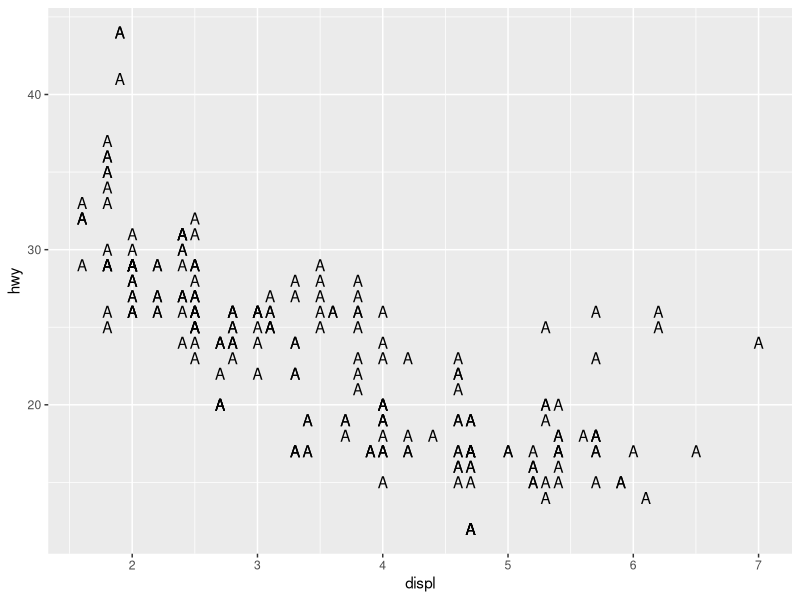
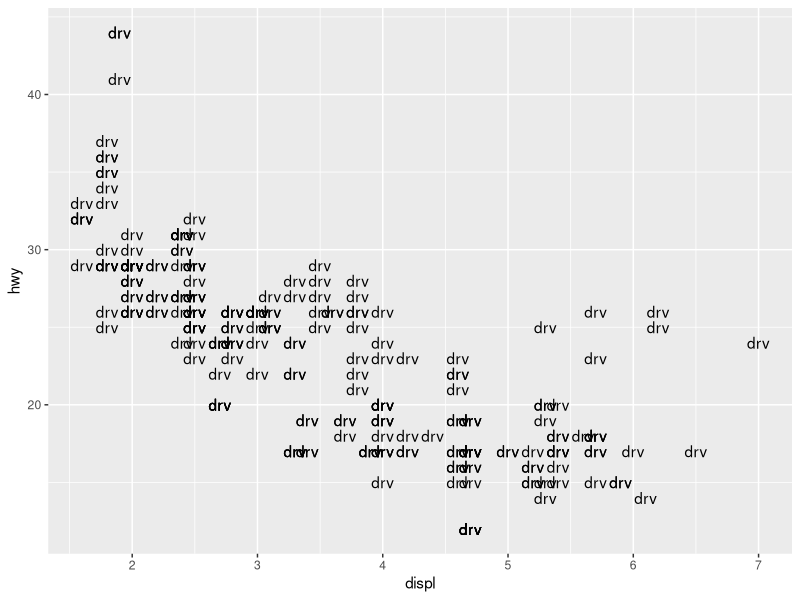
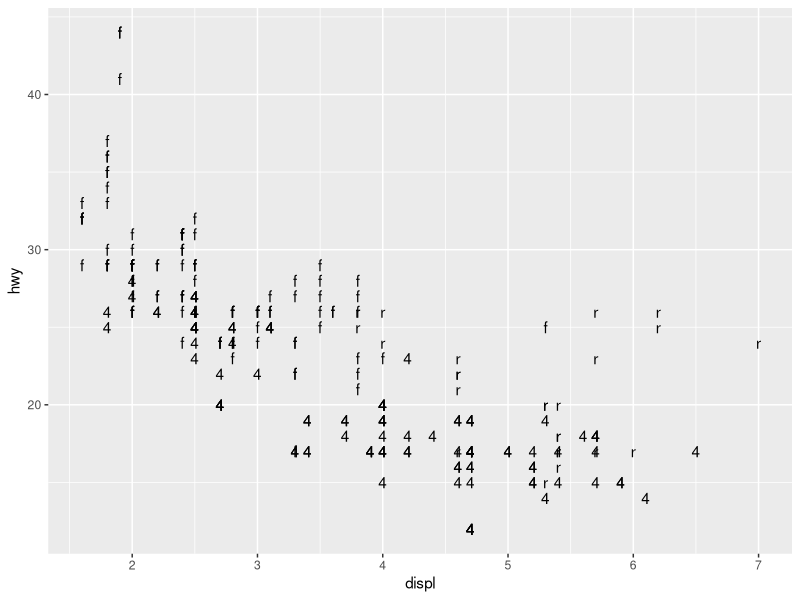
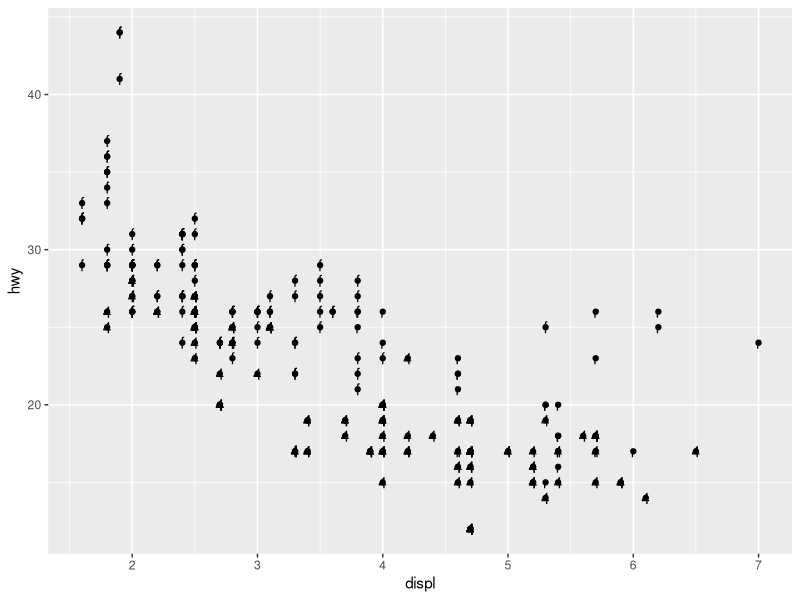
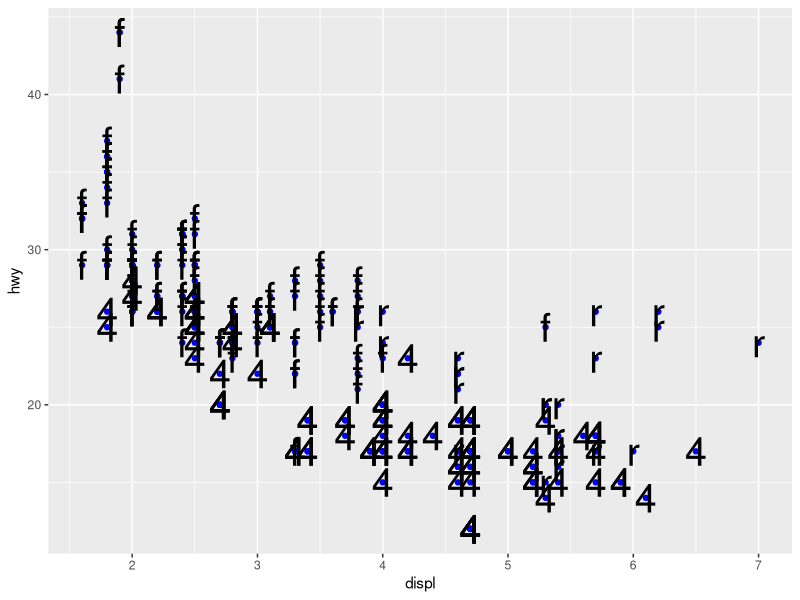
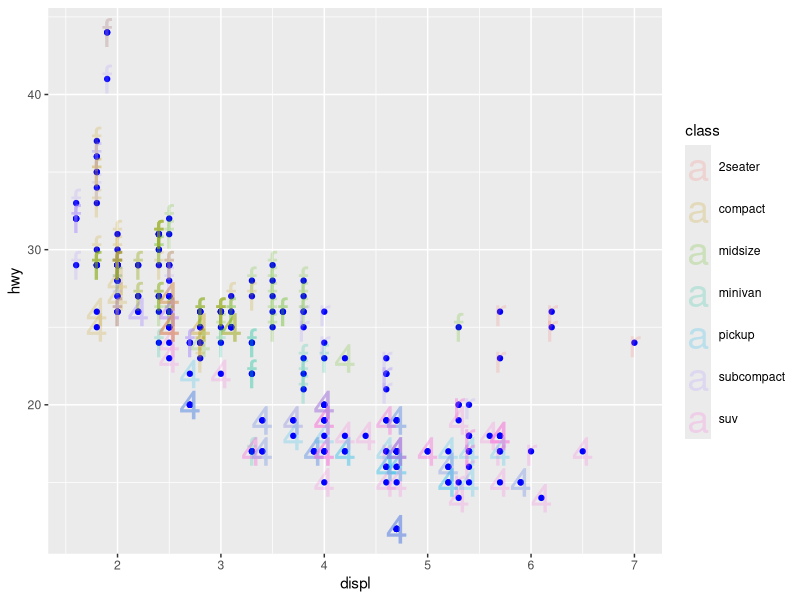
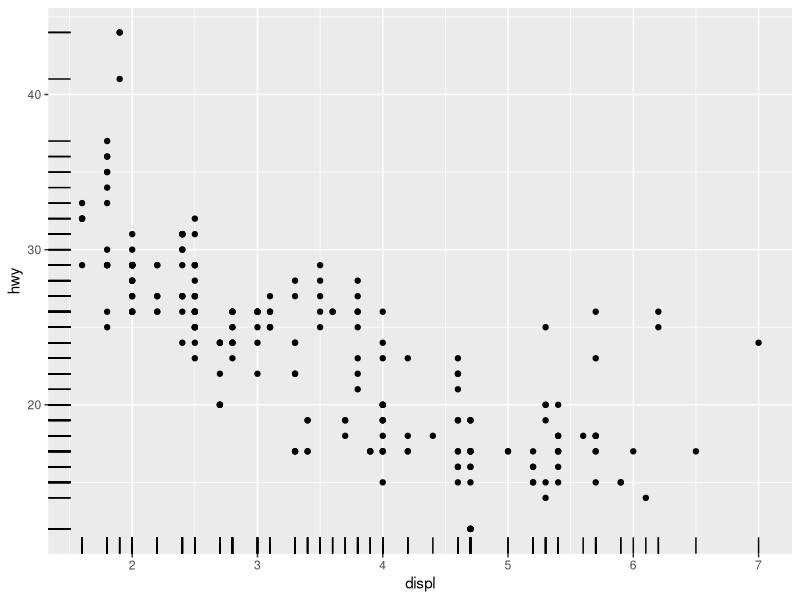
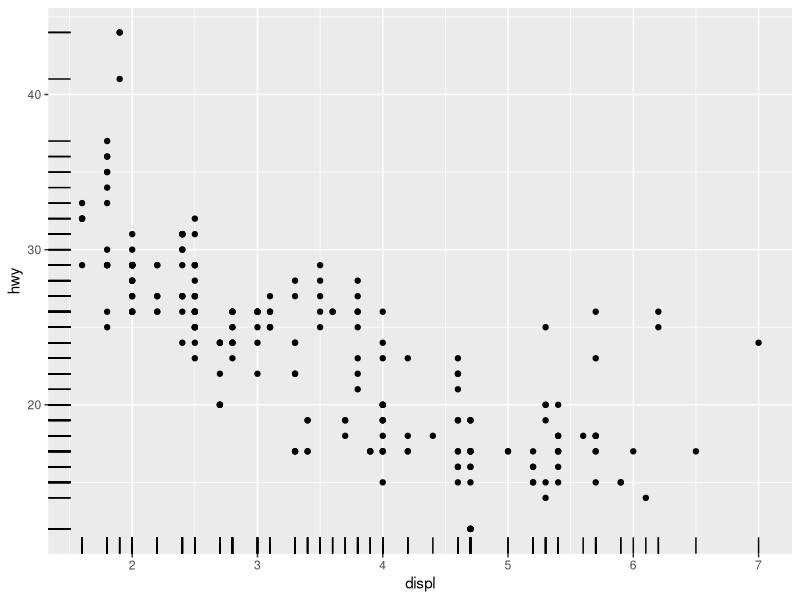

These figures' R source, in order:
### Labels and layers

library(tidyverse)

# geom_text()
ggplot(
  data = mpg,
  mapping = aes(x = displ, y = hwy)
) +
  geom_text(label = "A")

# set label in aes() for geom_text()
ggplot(
  data = mpg,
  mapping = aes(x = displ, y = hwy, label = "drv")
) +
  geom_text()

# 3rd axis as label for geom_text()
ggplot(
  data = mpg,
  mapping = aes(x = displ, y = hwy, label = drv)
) +
  geom_text()

# Two layers
ggplot(
  data = mpg,
  mapping = aes(x = displ, y = hwy, label = drv)
) +
  geom_point() +
  geom_text()

# Two layers more clearly
ggplot(
  data = mpg,
  mapping = aes(x = displ, y = hwy, label = drv)
) +
  geom_point(color = "blue") +
  geom_text(size = 10)

# Global and local aesthetic mappings
ggplot(
  data = mpg,
  mapping = aes(x = displ, y = hwy)
) +
  geom_point(color = "blue") +
  geom_text(
    mapping = aes(color = class, label = drv),
    size = 10,
    alpha = 0.2
  )

# Good:
ggplot(
  data = mpg,
  mapping = aes(x = displ, y = hwy)
) +
  geom_point() +
  geom_rug()

# Bad:
ggplot(
  data = mpg
) +
  geom_point(mapping = aes(x = displ, y = hwy)) +
  geom_rug(mapping = aes(x = displ, y = hwy))

# Broken:
ggplot(
  data = mpg
) +
  geom_point(mapping = aes(x = displ, y = hwy)) +
  geom_rug(mapping = aes(x = displ, y = cty))

# Smooth
ggplot(
  data = mpg,
  mapping = aes(x = displ, y = hwy)
) +
  geom_point() +
  geom_smooth()

# smooth method linear model
ggplot(
  data = mpg,
  mapping = aes(x = displ, y = hwy)
) +
  geom_point() +
  geom_smooth(method = "lm")
